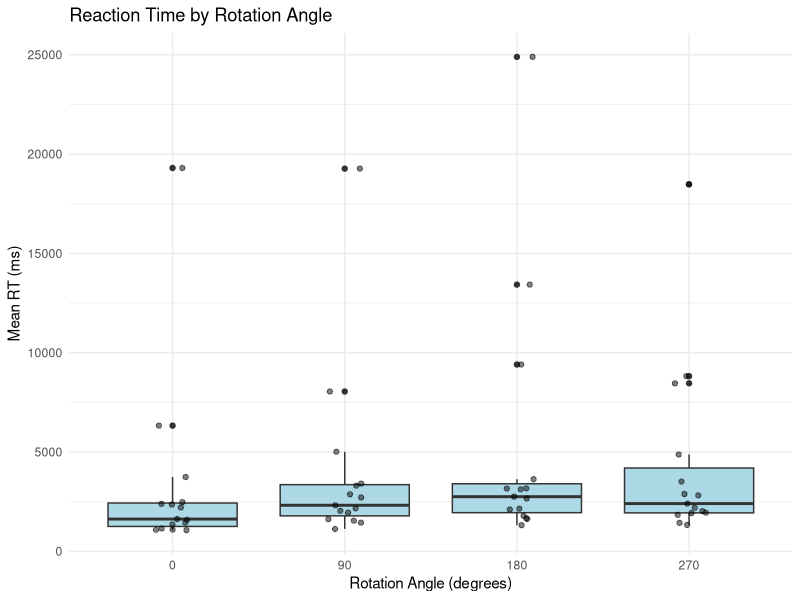
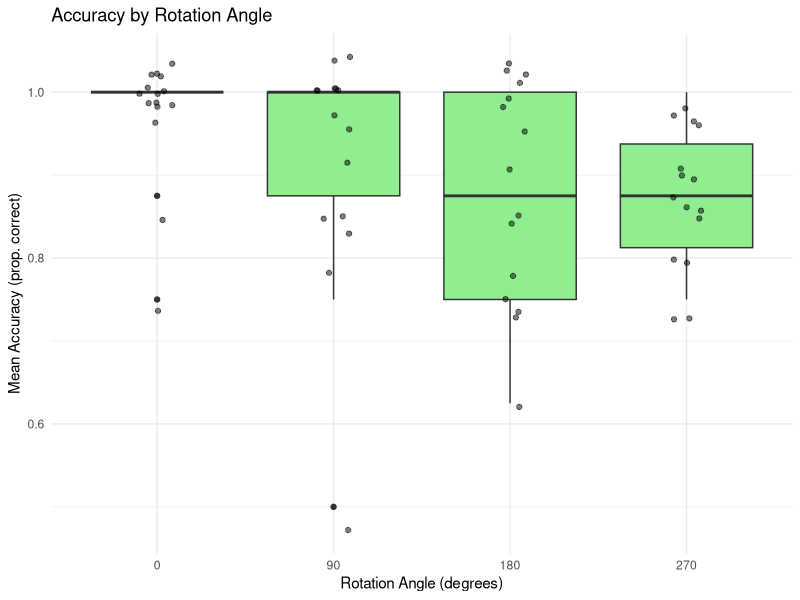
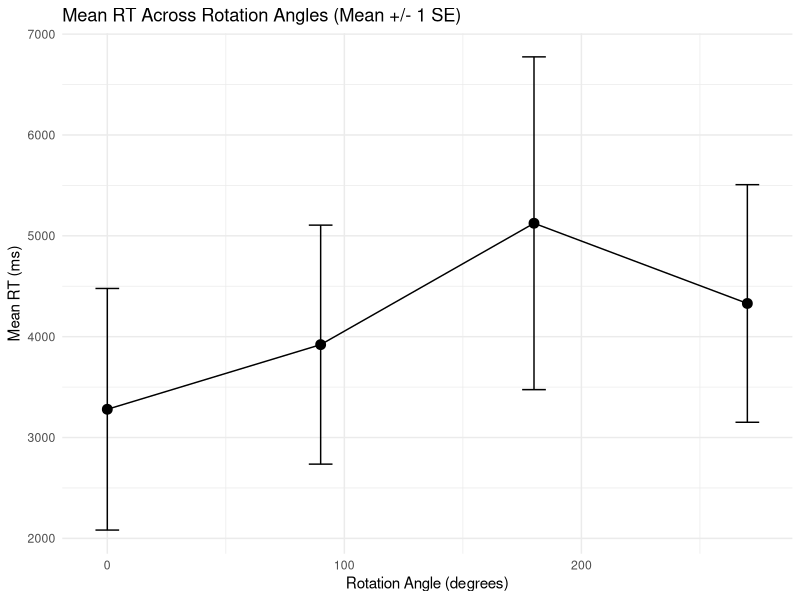
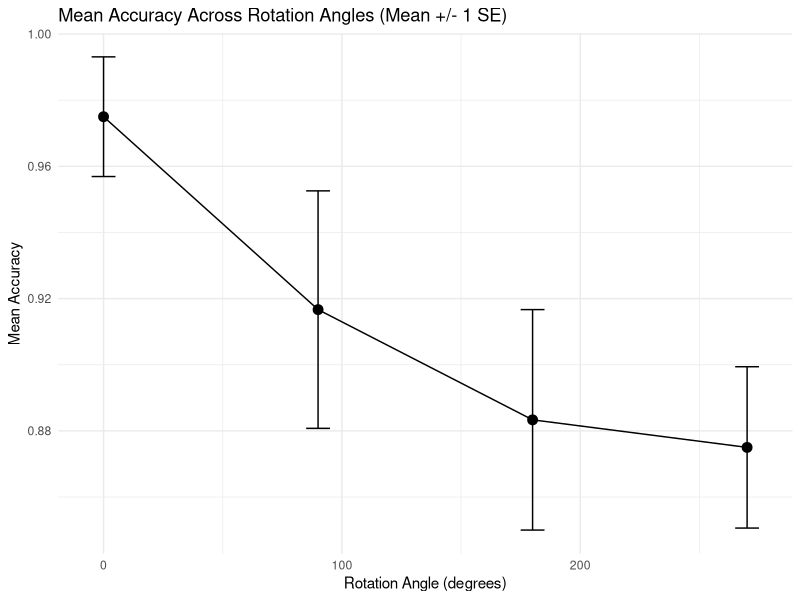
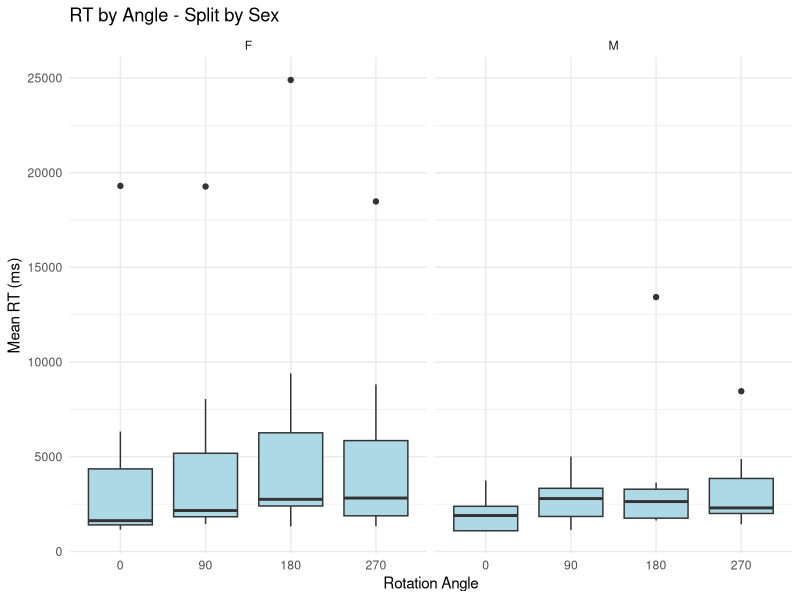
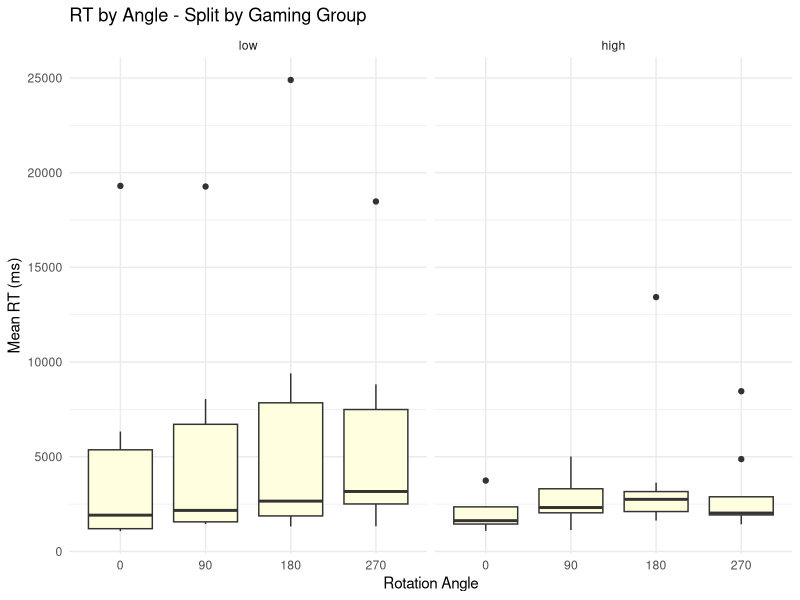
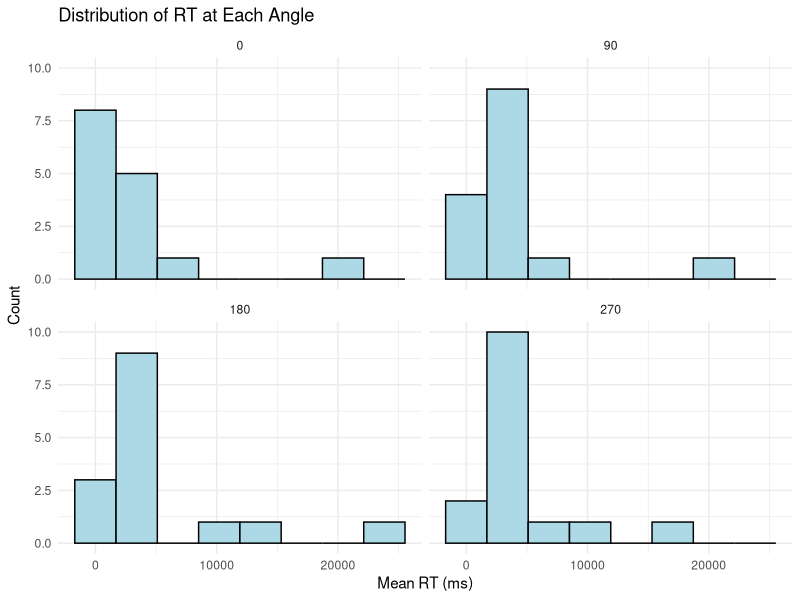
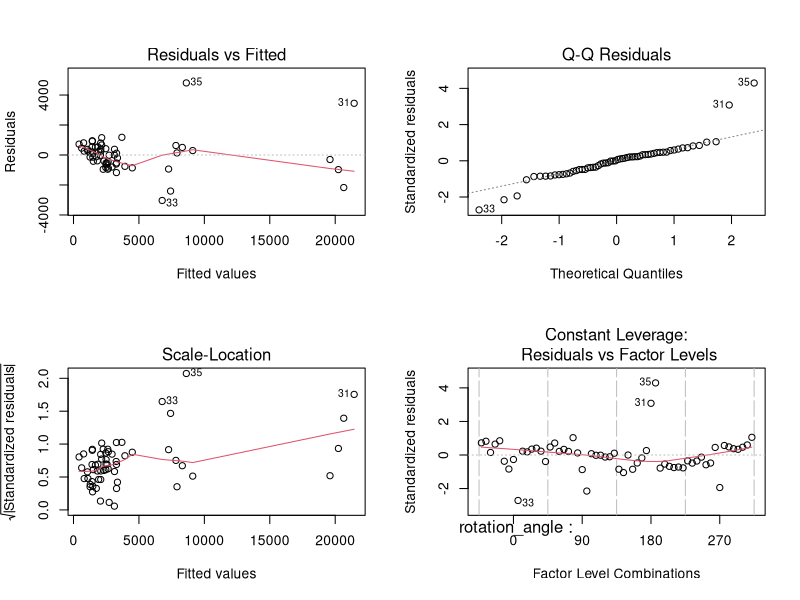

Here is the R script that generated these plots, in order:
# MIE237 Final Project R Code - Mental Rotation Analysis
# Baron Liu, Ian Fong, Arya Lum

library(tidyverse)
library(emmeans)

# 1. load and prep data for ANOVA analysis

# read dataset
all_data <- read_csv("full_dataset.csv", show_col_types = FALSE)

# set up factors 
all_data <- all_data %>%
  mutate(
    participant_id = factor(participant_id),
    rotation_angle = factor(rotation_angle, levels = c(0, 90, 180, 270)),
    sex = factor(sex),
    # categorize gaming experience based on hours per week: <5 = "low", >=5 = "high"
    gaming_group = factor(
      ifelse(gaming_hrs_week < 5, "low", "high"),
      levels = c("low", "high")
    )
  )

glimpse(all_data)

# 2. aggregate to participant-level means
# anova needs one value per person per condition
# so average each participant's 8 trials at each angle

summ <- all_data %>%
  group_by(participant_id, rotation_angle, sex, gaming_group, gaming_hrs_week) %>%
  summarize(
    mean_rt = mean(rt_ms),
    mean_acc = mean(correct),
    .groups = "drop"
  )

# 3. descriptive statistics

# rt by angle
summ %>%
  group_by(rotation_angle) %>%
  summarize(
    n = n(),
    mean = mean(mean_rt),
    sd = sd(mean_rt),
    median = median(mean_rt),
    .groups = "drop"
  )

# accuracy by angle
summ %>%
  group_by(rotation_angle) %>%
  summarize(
    n = n(),
    mean = mean(mean_acc),
    sd = sd(mean_acc),
    median = median(mean_acc),
    .groups = "drop"
  )

# by sex
summ %>%
  group_by(rotation_angle, sex) %>%
  summarize(mean_rt = mean(mean_rt), mean_acc = mean(mean_acc), .groups = "drop")

# by gaming group
summ %>%
  group_by(rotation_angle, gaming_group) %>%
  summarize(mean_rt = mean(mean_rt), mean_acc = mean(mean_acc), .groups = "drop")

# 4. descriptive plots 

# boxplots of RT by angle
ggplot(summ, aes(x = rotation_angle, y = mean_rt)) +
  geom_boxplot(fill = "lightblue") +
  geom_jitter(width = 0.1, alpha = 0.5) +
  labs(title = "Reaction Time by Rotation Angle",
       x = "Rotation Angle (degrees)",
       y = "Mean RT (ms)") +
  theme_minimal()

# boxplot of accuracy by angle
ggplot(summ, aes(x = rotation_angle, y = mean_acc)) +
  geom_boxplot(fill = "lightgreen") +
  geom_jitter(width = 0.1, alpha = 0.5) +
  labs(title = "Accuracy by Rotation Angle",
       x = "Rotation Angle (degrees)",
       y = "Mean Accuracy (prop. correct)") +
  theme_minimal()

# line plots with error bars (mean +/- SE)
rt_summary <- summ %>%
  group_by(rotation_angle) %>%
  summarize(mean = mean(mean_rt),
            se = sd(mean_rt) / sqrt(n()),
            .groups = "drop") %>%
  mutate(angle_num = as.numeric(as.character(rotation_angle)))

ggplot(rt_summary, aes(x = angle_num, y = mean)) +
  geom_point(size = 3) +
  geom_line() +
  geom_errorbar(aes(ymin = mean - se, ymax = mean + se), width = 10) +
  labs(title = "Mean RT Across Rotation Angles (Mean +/- 1 SE)",
       x = "Rotation Angle (degrees)", y = "Mean RT (ms)") +
  theme_minimal()

acc_summary <- summ %>%
  group_by(rotation_angle) %>%
  summarize(mean = mean(mean_acc),
            se = sd(mean_acc) / sqrt(n()),
            .groups = "drop") %>%
  mutate(angle_num = as.numeric(as.character(rotation_angle)))

ggplot(acc_summary, aes(x = angle_num, y = mean)) +
  geom_point(size = 3) +
  geom_line() +
  geom_errorbar(aes(ymin = mean - se, ymax = mean + se), width = 10) +
  labs(title = "Mean Accuracy Across Rotation Angles (Mean +/- 1 SE)",
       x = "Rotation Angle (degrees)", y = "Mean Accuracy") +
  theme_minimal()

# boxplots split by sex (lab 2 faceting approach)
ggplot(summ, aes(x = rotation_angle, y = mean_rt)) +
  geom_boxplot(fill = "lightblue") +
  facet_wrap(~ sex) +
  labs(title = "RT by Angle - Split by Sex",
       x = "Rotation Angle", y = "Mean RT (ms)") +
  theme_minimal()

# boxplots split by gaming group
ggplot(summ, aes(x = rotation_angle, y = mean_rt)) +
  geom_boxplot(fill = "lightyellow") +
  facet_wrap(~ gaming_group) +
  labs(title = "RT by Angle - Split by Gaming Group",
       x = "Rotation Angle", y = "Mean RT (ms)") +
  theme_minimal()

# histograms of RT at each angle
ggplot(summ, aes(x = mean_rt)) +
  geom_histogram(bins = 8, fill = "lightblue", color = "black") +
  facet_wrap(~ rotation_angle) +
  labs(title = "Distribution of RT at Each Angle",
       x = "Mean RT (ms)", y = "Count") +
  theme_minimal()

# 5. blocked (within-subjects) ANOVA (lab 10)
# each participant did all 4 angles, so participant is a block
# aov(accuracy ~ condition + participant)

# --- RT ---
rt_aov <- aov(mean_rt ~ rotation_angle + participant_id, data = summ)
summary(rt_aov)

# --- Accuracy ---
acc_aov <- aov(mean_acc ~ rotation_angle + participant_id, data = summ)
summary(acc_aov)

# 6. model diagnostics (labs 7, 10, 11)
# plot(model) gives the 4 standard diagnostic plots:
#   1. residuals vs fitted - check for constant variance / patterns
#   2. QQ plot - check normality of residuals
#   3. scale-location - another variance check
#   4. residuals vs leverage - influential points

# RT diagnostics
par(mfrow = c(2, 2))
plot(rt_aov)
par(mfrow = c(1, 1))

# accuracy diagnostics
par(mfrow = c(2, 2))
plot(acc_aov)
par(mfrow = c(1, 1))

# ggplot QQ plots
rt_residuals <- tibble(resid = residuals(rt_aov))

ggplot(rt_residuals, aes(sample = resid)) +
  stat_qq() +
  stat_qq_line(color = "red") +
  labs(title = "RT: Normal Q-Q Plot of Residuals",
       x = "Theoretical Quantiles", y = "Sample Quantiles") +
  theme_minimal()

acc_residuals <- tibble(resid = residuals(acc_aov))

ggplot(acc_residuals, aes(sample = resid)) +
  stat_qq() +
  stat_qq_line(color = "red") +
  labs(title = "Accuracy: Normal Q-Q Plot of Residuals",
       x = "Theoretical Quantiles", y = "Sample Quantiles") +
  theme_minimal()

# histogram of residuals
ggplot(rt_residuals, aes(x = resid)) +
  geom_histogram(bins = 12, fill = "lightblue", color = "black") +
  labs(title = "RT: Histogram of Residuals", x = "Residuals", y = "Count") +
  theme_minimal()

ggplot(acc_residuals, aes(x = resid)) +
  geom_histogram(bins = 12, fill = "lightgreen", color = "black") +
  labs(title = "Accuracy: Histogram of Residuals", x = "Residuals", y = "Count") +
  theme_minimal()

# 7. post-hoc pairwise comparisons using emmeans with Tukey adjustment

emm_rt <- emmeans(rt_aov, ~ rotation_angle)
pairs(emm_rt, adjust = "tukey")

emm_acc <- emmeans(acc_aov, ~ rotation_angle)
pairs(emm_acc, adjust = "tukey")

library(broom)

# 8. secondary covariate analysis using multiple linear regression
# main treatment effect (rotation_angle) is still handled by the blocked ANOVA above
# here we examine sex and gaming_group as categorical covariates
# rotation_angle is treated as a categorical predictor (factor)

# --- sex as covariate ---

# RT model
lm_sex_rt <- lm(mean_rt ~ rotation_angle * sex, data = summ)
summary(lm_sex_rt)
tidy(lm_sex_rt)

# Accuracy model
lm_sex_acc <- lm(mean_acc ~ rotation_angle * sex, data = summ)
summary(lm_sex_acc)
tidy(lm_sex_acc)

# --- gaming group as covariate ---

# RT model
lm_game_rt <- lm(mean_rt ~ rotation_angle * gaming_group, data = summ)
summary(lm_game_rt)
tidy(lm_game_rt)

# Accuracy model
lm_game_acc <- lm(mean_acc ~ rotation_angle * gaming_group, data = summ)
summary(lm_game_acc)
tidy(lm_game_acc)


# 9. regression interaction-profile plots for covariate analyses
# plots show raw participant-level observations plus model-predicted means

# --- sex x angle: RT ---
pred_sex_rt <- expand.grid(
  rotation_angle = levels(summ$rotation_angle),
  sex = levels(summ$sex)
)

pred_sex_rt$pred <- predict(lm_sex_rt, newdata = pred_sex_rt)

ggplot(summ, aes(x = rotation_angle, y = mean_rt, colour = sex)) +
  geom_jitter(width = 0.08, alpha = 0.4, size = 2) +
  geom_line(data = pred_sex_rt, aes(y = pred, group = sex), linewidth = 1.2) +
  geom_point(data = pred_sex_rt, aes(y = pred), size = 4) +
  labs(title = "Regression Interaction: Sex x Angle (RT)",
       x = "Rotation Angle",
       y = "Mean RT (ms)") +
  theme_classic(base_size = 14)

# sex x angle: Accuracy
pred_sex_acc <- expand.grid(
  rotation_angle = levels(summ$rotation_angle),
  sex = levels(summ$sex)
)

pred_sex_acc$pred <- predict(lm_sex_acc, newdata = pred_sex_acc)

ggplot(summ, aes(x = rotation_angle, y = mean_acc, colour = sex)) +
  geom_jitter(width = 0.08, alpha = 0.4, size = 2) +
  geom_line(data = pred_sex_acc, aes(y = pred, group = sex), linewidth = 1.2) +
  geom_point(data = pred_sex_acc, aes(y = pred), size = 4) +
  labs(title = "Regression Interaction: Sex x Angle (Accuracy)",
       x = "Rotation Angle",
       y = "Mean Accuracy") +
  theme_classic(base_size = 14)

# gaming group x angle: RT
pred_game_rt <- expand.grid(
  rotation_angle = levels(summ$rotation_angle),
  gaming_group = levels(summ$gaming_group)
)

pred_game_rt$pred <- predict(lm_game_rt, newdata = pred_game_rt)

ggplot(summ, aes(x = rotation_angle, y = mean_rt, colour = gaming_group)) +
  geom_jitter(width = 0.08, alpha = 0.4, size = 2) +
  geom_line(data = pred_game_rt, aes(y = pred, group = gaming_group), linewidth = 1.2) +
  geom_point(data = pred_game_rt, aes(y = pred), size = 4) +
  labs(title = "Regression Interaction: Gaming Group x Angle (RT)",
       x = "Rotation Angle",
       y = "Mean RT (ms)") +
  theme_classic(base_size = 14)

# gaming group x angle: Accuracy
pred_game_acc <- expand.grid(
  rotation_angle = levels(summ$rotation_angle),
  gaming_group = levels(summ$gaming_group)
)

pred_game_acc$pred <- predict(lm_game_acc, newdata = pred_game_acc)

ggplot(summ, aes(x = rotation_angle, y = mean_acc, colour = gaming_group)) +
  geom_jitter(width = 0.08, alpha = 0.4, size = 2) +
  geom_line(data = pred_game_acc, aes(y = pred, group = gaming_group), linewidth = 1.2) +
  geom_point(data = pred_game_acc, aes(y = pred), size = 4) +
  labs(title = "Regression Interaction: Gaming Group x Angle (Accuracy)",
       x = "Rotation Angle",
       y = "Mean Accuracy") +
  theme_classic(base_size = 14)
